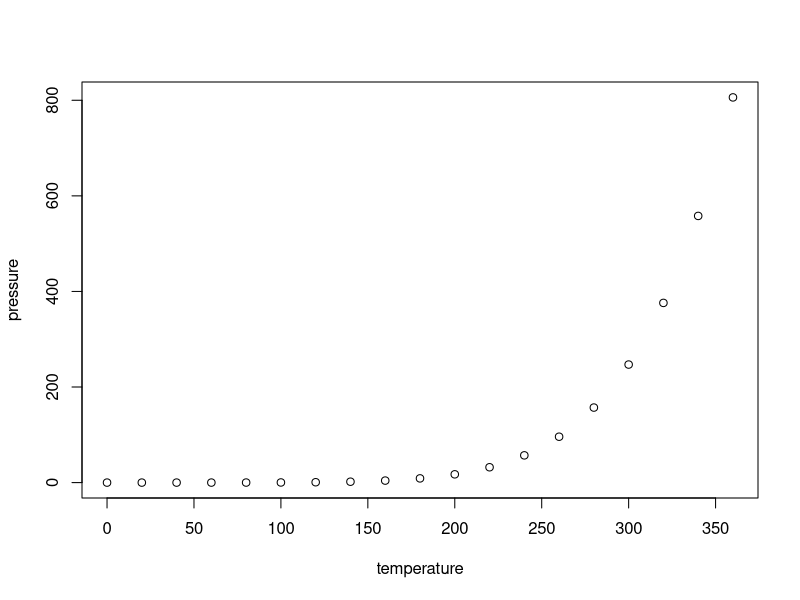
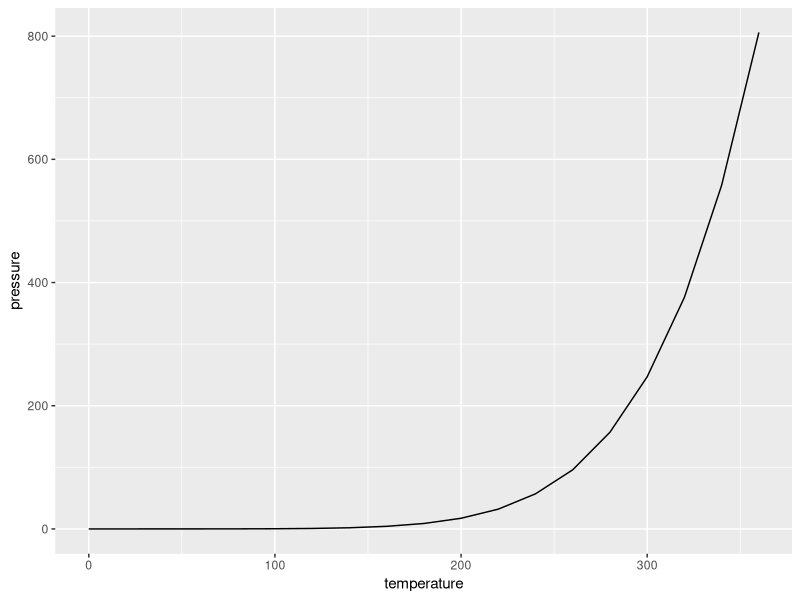
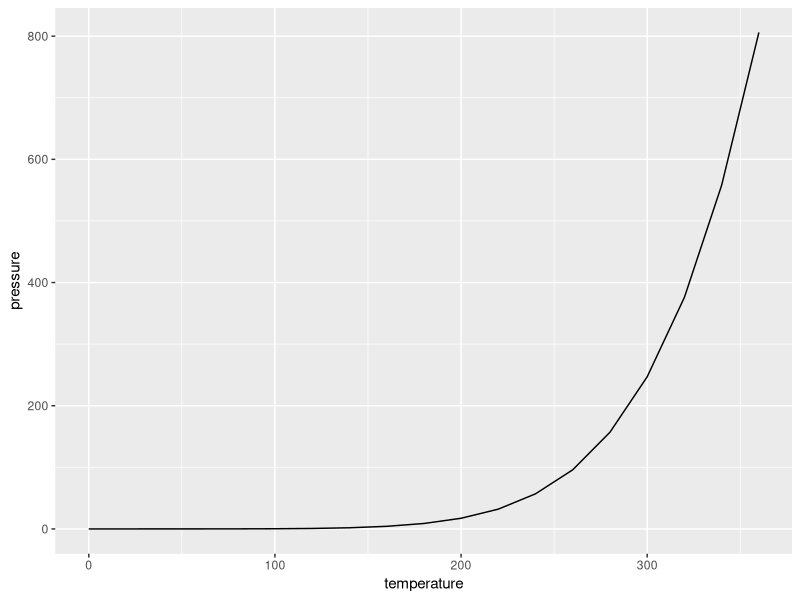

Generate these figures, in order, with R:
## ---- chunk 1
knitr::opts_chunk$set(echo = TRUE)

library(ggplot2)

## ---- chunk 2
summary(cars)
## ---- chunk 3

# Pressure graph using plot()
plot(pressure)

#Pressure graph using qplot
qplot(temperature, pressure, data = pressure, geom = "line")

#Pressure graph using ggplot
ggplot(data = pressure, aes(x = temperature, y = pressure)) + geom_line()

